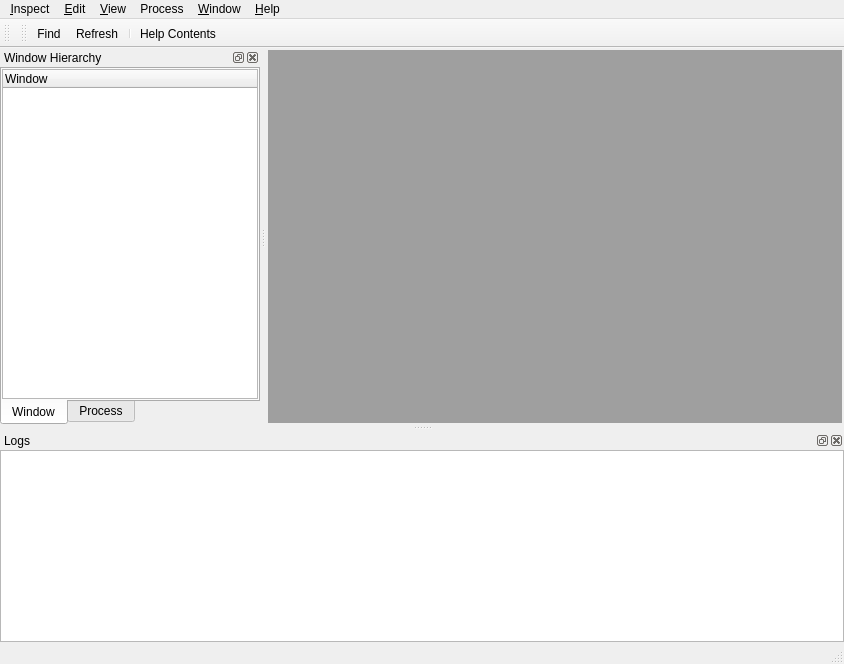
<?xml version="1.0" encoding="UTF-8"?>
<ui version="4.0">
 <class>MainWindow</class>
 <widget class="QMainWindow" name="MainWindow">
  <property name="geometry">
   <rect>
    <x>0</x>
    <y>0</y>
    <width>844</width>
    <height>664</height>
   </rect>
  </property>
  <property name="windowTitle">
   <string>Window Detective</string>
  </property>
  <property name="windowIcon">
   <iconset resource="../qt_resources.qrc">
    <normaloff>:/Window Detective.ico</normaloff>:/Window Detective.ico</iconset>
  </property>
  <widget class="QWidget" name="centralwidget">
   <layout class="QGridLayout" name="gridLayout_2">
    <property name="margin">
     <number>2</number>
    </property>
    <property name="spacing">
     <number>2</number>
    </property>
    <item row="0" column="0">
     <widget class="QMdiArea" name="mdiArea">
      <property name="verticalScrollBarPolicy">
       <enum>Qt::ScrollBarAsNeeded</enum>
      </property>
      <property name="horizontalScrollBarPolicy">
       <enum>Qt::ScrollBarAsNeeded</enum>
      </property>
     </widget>
    </item>
   </layout>
  </widget>
  <widget class="QMenuBar" name="menubar">
   <property name="geometry">
    <rect>
     <x>0</x>
     <y>0</y>
     <width>844</width>
     <height>20</height>
    </rect>
   </property>
   <widget class="QMenu" name="menuSpy">
    <property name="title">
     <string>&amp;Inspect</string>
    </property>
    <addaction name="actnFind"/>
   </widget>
   <widget class="QMenu" name="menuWindow">
    <property name="title">
     <string>&amp;Window</string>
    </property>
    <addaction name="actnViewWindowProperties"/>
    <addaction name="actnSetWindowProperties"/>
    <addaction name="actnViewWindowMessages"/>
    <addaction name="separator"/>
    <addaction name="actnExpandAll"/>
    <addaction name="separator"/>
    <addaction name="actnSetStyles"/>
    <addaction name="separator"/>
    <addaction name="actnFlashWindow"/>
    <addaction name="actnShowWindow"/>
    <addaction name="actnHideWindow"/>
    <addaction name="separator"/>
    <addaction name="actnCloseWindow"/>
   </widget>
   <widget class="QMenu" name="menuHelp">
    <property name="title">
     <string>&amp;Help</string>
    </property>
    <addaction name="actnHelp"/>
    <addaction name="separator"/>
    <addaction name="actnAbout"/>
   </widget>
   <widget class="QMenu" name="menuEdit">
    <property name="title">
     <string>&amp;Edit</string>
    </property>
    <addaction name="actnPreferences"/>
   </widget>
   <widget class="QMenu" name="menuView">
    <property name="title">
     <string>&amp;View</string>
    </property>
    <addaction name="actnRefresh"/>
   </widget>
   <widget class="QMenu" name="menuProcess">
    <property name="title">
     <string>Process</string>
    </property>
    <addaction name="actnExpandAll"/>
   </widget>
   <addaction name="menuSpy"/>
   <addaction name="menuEdit"/>
   <addaction name="menuView"/>
   <addaction name="menuProcess"/>
   <addaction name="menuWindow"/>
   <addaction name="menuHelp"/>
  </widget>
  <widget class="QStatusBar" name="statusbar"/>
  <widget class="QDockWidget" name="treeDock">
   <property name="whatsThis">
    <string>Lists all windows in the system, sorted either by relationship to the desktop window or by owner process</string>
   </property>
   <property name="windowTitle">
    <string>Window Hierarchy</string>
   </property>
   <attribute name="dockWidgetArea">
    <number>1</number>
   </attribute>
   <widget class="QWidget" name="dockWidgetContents">
    <layout class="QGridLayout" name="gridLayout">
     <property name="margin">
      <number>0</number>
     </property>
     <item row="0" column="0">
      <widget class="QTabWidget" name="treeTabs">
       <property name="tabPosition">
        <enum>QTabWidget::South</enum>
       </property>
       <property name="currentIndex">
        <number>0</number>
       </property>
       <widget class="QWidget" name="desktopWindowTab">
        <attribute name="icon">
         <iconset resource="../qt_resources.qrc">
          <normaloff>:/img/window.png</normaloff>:/img/window.png</iconset>
        </attribute>
        <attribute name="title">
         <string>Window</string>
        </attribute>
        <layout class="QHBoxLayout" name="horizontalLayout">
         <property name="spacing">
          <number>0</number>
         </property>
         <property name="margin">
          <number>0</number>
         </property>
         <item>
          <widget class="WindowTree" name="desktopWindowTree">
           <property name="contextMenuPolicy">
            <enum>Qt::CustomContextMenu</enum>
           </property>
           <column>
            <property name="text">
             <string notr="true">Window</string>
            </property>
            <property name="whatsThis">
             <string>Displays the name of the window class</string>
            </property>
           </column>
          </widget>
         </item>
        </layout>
       </widget>
       <widget class="QWidget" name="processWindowTab">
        <attribute name="icon">
         <iconset resource="../qt_resources.qrc">
          <normaloff>:/img/process.png</normaloff>:/img/process.png</iconset>
        </attribute>
        <attribute name="title">
         <string>Process</string>
        </attribute>
        <layout class="QHBoxLayout" name="horizontalLayout_2">
         <property name="spacing">
          <number>0</number>
         </property>
         <property name="margin">
          <number>0</number>
         </property>
         <item>
          <widget class="ProcessWindowTree" name="processWindowTree">
           <property name="contextMenuPolicy">
            <enum>Qt::CustomContextMenu</enum>
           </property>
           <column>
            <property name="text">
             <string notr="true">Window/Process</string>
            </property>
            <property name="whatsThis">
             <string>Displays the name of the window class or process</string>
            </property>
           </column>
          </widget>
         </item>
        </layout>
       </widget>
      </widget>
     </item>
    </layout>
   </widget>
  </widget>
  <widget class="QToolBar" name="pickerToolBar">
   <property name="windowTitle">
    <string>Picker ToolBar</string>
   </property>
   <attribute name="toolBarArea">
    <enum>TopToolBarArea</enum>
   </attribute>
   <attribute name="toolBarBreak">
    <bool>false</bool>
   </attribute>
  </widget>
  <widget class="QToolBar" name="mainToolBar">
   <property name="windowTitle">
    <string>Main ToolBar</string>
   </property>
   <property name="iconSize">
    <size>
     <width>16</width>
     <height>16</height>
    </size>
   </property>
   <attribute name="toolBarArea">
    <enum>TopToolBarArea</enum>
   </attribute>
   <attribute name="toolBarBreak">
    <bool>false</bool>
   </attribute>
   <addaction name="actnFind"/>
   <addaction name="actnRefresh"/>
   <addaction name="separator"/>
   <addaction name="actnHelp"/>
  </widget>
  <widget class="QDockWidget" name="statusDock">
   <property name="whatsThis">
    <string>Displays any status messages or window events as they happen</string>
   </property>
   <property name="windowTitle">
    <string>Logs</string>
   </property>
   <attribute name="dockWidgetArea">
    <number>8</number>
   </attribute>
   <widget class="QWidget" name="dockWidgetContents_3">
    <layout class="QHBoxLayout" name="horizontalLayout_3">
     <property name="spacing">
      <number>0</number>
     </property>
     <property name="margin">
      <number>0</number>
     </property>
     <item>
      <widget class="LogWidget" name="messageLogList">
       <property name="editTriggers">
        <set>QAbstractItemView::NoEditTriggers</set>
       </property>
       <property name="dragDropOverwriteMode">
        <bool>false</bool>
       </property>
       <property name="selectionMode">
        <enum>QAbstractItemView::NoSelection</enum>
       </property>
       <property name="selectionBehavior">
        <enum>QAbstractItemView::SelectRows</enum>
       </property>
       <property name="verticalScrollMode">
        <enum>QAbstractItemView::ScrollPerPixel</enum>
       </property>
       <property name="horizontalScrollMode">
        <enum>QAbstractItemView::ScrollPerPixel</enum>
       </property>
       <property name="wordWrap">
        <bool>false</bool>
       </property>
       <property name="cornerButtonEnabled">
        <bool>false</bool>
       </property>
       <attribute name="horizontalHeaderStretchLastSection">
        <bool>true</bool>
       </attribute>
       <attribute name="verticalHeaderVisible">
        <bool>false</bool>
       </attribute>
       <attribute name="verticalHeaderDefaultSectionSize">
        <number>20</number>
       </attribute>
       <attribute name="verticalHeaderVisible">
        <bool>false</bool>
       </attribute>
       <attribute name="verticalHeaderDefaultSectionSize">
        <number>20</number>
       </attribute>
       <attribute name="horizontalHeaderStretchLastSection">
        <bool>true</bool>
       </attribute>
      </widget>
     </item>
    </layout>
   </widget>
  </widget>
  <action name="actnPreferences">
   <property name="icon">
    <iconset resource="../qt_resources.qrc">
     <normaloff>:/img/preferences.png</normaloff>:/img/preferences.png</iconset>
   </property>
   <property name="text">
    <string>&amp;Preferences...</string>
   </property>
  </action>
  <action name="actnHelp">
   <property name="icon">
    <iconset resource="../qt_resources.qrc">
     <normaloff>:/img/help.png</normaloff>:/img/help.png</iconset>
   </property>
   <property name="text">
    <string>&amp;Help Contents</string>
   </property>
   <property name="shortcut">
    <string>F1</string>
   </property>
  </action>
  <action name="actnAbout">
   <property name="text">
    <string>&amp;About Window Detective</string>
   </property>
  </action>
  <action name="actnFind">
   <property name="icon">
    <iconset resource="../qt_resources.qrc">
     <normaloff>:/img/find.png</normaloff>:/img/find.png</iconset>
   </property>
   <property name="text">
    <string>&amp;Find...</string>
   </property>
   <property name="toolTip">
    <string>Find a window</string>
   </property>
   <property name="shortcut">
    <string>Ctrl+F</string>
   </property>
  </action>
  <action name="actnRefresh">
   <property name="icon">
    <iconset resource="../qt_resources.qrc">
     <normaloff>:/img/refresh.png</normaloff>:/img/refresh.png</iconset>
   </property>
   <property name="text">
    <string>&amp;Refresh</string>
   </property>
   <property name="toolTip">
    <string>Refresh all window</string>
   </property>
   <property name="shortcut">
    <string>F5</string>
   </property>
  </action>
  <action name="actnViewWindowProperties">
   <property name="text">
    <string>View &amp;Properties</string>
   </property>
   <property name="toolTip">
    <string>View the window's properties</string>
   </property>
   <property name="shortcut">
    <string>Ctrl+P</string>
   </property>
  </action>
  <action name="actnSetWindowProperties">
   <property name="text">
    <string>Se&amp;t Properties...</string>
   </property>
   <property name="toolTip">
    <string>Set the window's properties</string>
   </property>
  </action>
  <action name="actnShowWindow">
   <property name="text">
    <string>&amp;Show</string>
   </property>
   <property name="toolTip">
    <string>Show the window and bring it to the front</string>
   </property>
  </action>
  <action name="actnHideWindow">
   <property name="text">
    <string>&amp;Hide</string>
   </property>
   <property name="toolTip">
    <string>Hides the window</string>
   </property>
  </action>
  <action name="actnFlashWindow">
   <property name="text">
    <string>Flash</string>
   </property>
   <property name="toolTip">
    <string>Flashes the window for a short time</string>
   </property>
  </action>
  <action name="actnExpandAll">
   <property name="text">
    <string>Expand All</string>
   </property>
   <property name="toolTip">
    <string>Expands all nodes of the tree</string>
   </property>
  </action>
  <action name="actnSetStyles">
   <property name="text">
    <string>Edit Window Styles</string>
   </property>
   <property name="toolTip">
    <string>Set the window styles</string>
   </property>
  </action>
  <action name="actnCloseWindow">
   <property name="text">
    <string>Close</string>
   </property>
  </action>
  <action name="actnViewWindowMessages">
   <property name="text">
    <string>Messages...</string>
   </property>
   <property name="toolTip">
    <string>Shows all messages sent to the window</string>
   </property>
   <property name="shortcut">
    <string>Ctrl+M</string>
   </property>
  </action>
 </widget>
 <customwidgets>
  <customwidget>
   <class>LogWidget</class>
   <extends>QTableWidget</extends>
   <header>ui/custom_widgets/LogWidget.h</header>
  </customwidget>
  <customwidget>
   <class>WindowTree</class>
   <extends>QTreeWidget</extends>
   <header>ui/custom_widgets/WindowTree.h</header>
  </customwidget>
  <customwidget>
   <class>ProcessWindowTree</class>
   <extends>QTreeWidget</extends>
   <header>ui/custom_widgets/WindowTree.h</header>
  </customwidget>
 </customwidgets>
 <resources>
  <include location="../qt_resources.qrc"/>
 </resources>
 <connections/>
</ui>
